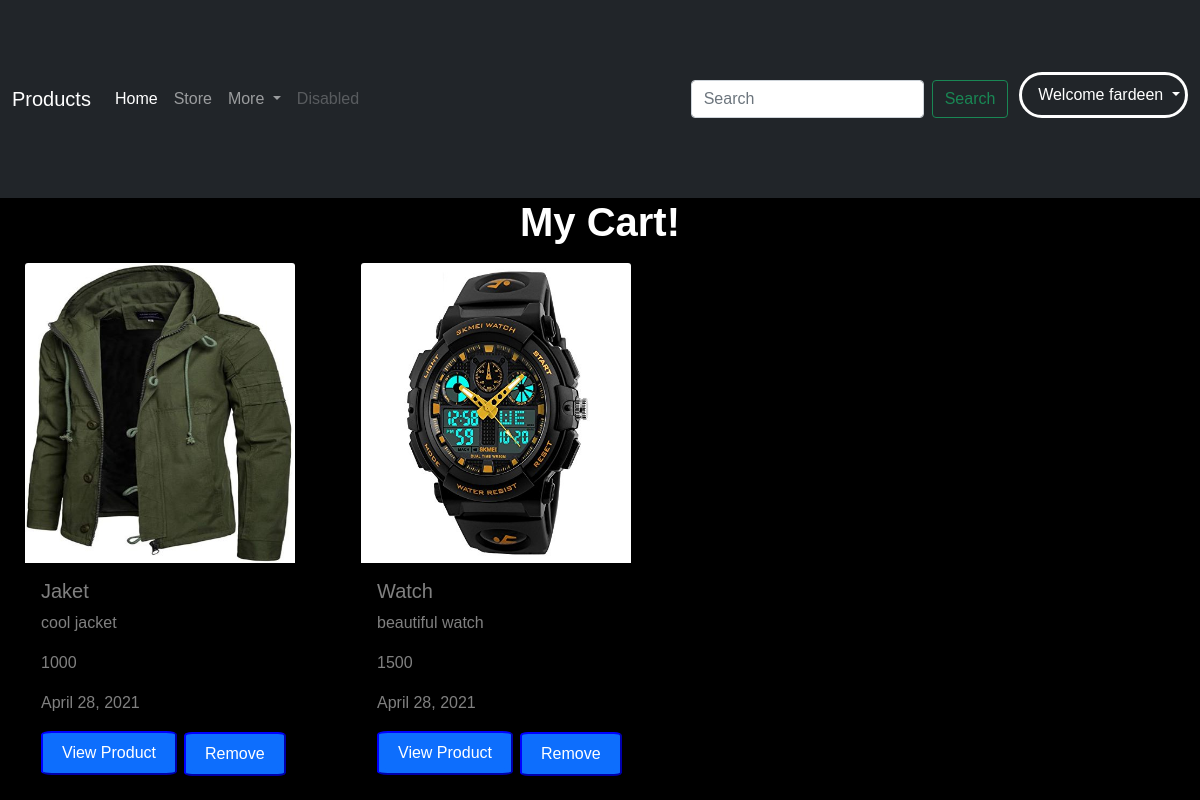
The page /shop/cart (signed in) on the database its author committed.
### shop/models.py (models this page shows)
class usercart(models.Model):
    username=models.CharField(max_length=255)
    pr_id=models.AutoField
    pr_name=models.CharField(max_length=250)
    pr_date=models.DateField()
    pr_desc=models.CharField(max_length=500)
    pr_price=models.IntegerField()
    pr_img=models.ImageField(upload_to="shop/image")
    Model=models.CharField(max_length=266)
    color=models.CharField(max_length=266,default='Black')

### shop/views.py (the view, shortened to what this page needs)
# urls.py: path('cart',views.cart,name='cart'),
def cart(request):
    cruser=User.objects.get(username=request.user)
    product=usercart.objects.filter(username=cruser)
    return render(request,'shop/cart.html',{'product':product})

### shop/templates/shop/cart.html (shortened to what this page needs)
<!doctype html>
<html lang="en">
  {% load static %}
    <link href="https://cdn.jsdelivr.net/npm/bootstrap@5.0.0-beta2/dist/css/bootstrap.min.css" rel="stylesheet">
    <link rel="stylesheet" href={% static 'css/index.css' %}>
  </head>
 <body style="background-color:black">
  {% load static %}
  <nav class="navbar navbar-expand-lg navbar-dark bg-dark">
        <div class="container-fluid">
          <a class="navbar-brand" href="#">Products</a>
          <div class="collapse navbar-collapse" id="navbarSupportedContent">
            <ul class="navbar-nav me-auto mb-2 mb-lg-0">
              <li class="nav-item">
                <a class="nav-link active" aria-current="page" href="/">Home</a>
              </li>
              <li class="nav-item">
                <a class="nav-link" href="#">Store</a>
              </li>
              <li class="nav-item dropdown">
                <a class="nav-link dropdown-toggle" href="#" id="navbarDropdown" role="button" data-bs-toggle="dropdown" aria-expanded="false">
                  More
                </a>
              </li>
              <li class="nav-item">
                <a class="nav-link disabled" href="#" tabindex="-1" aria-disabled="true">Disabled</a>
              </li>
            </ul>
            <form class="d-flex">
              <input class="form-control me-2" type="search" placeholder="Search" aria-label="Search">
              <button class="btn btn-outline-success" type="submit">Search</button>
            </form>
            {% if user.is_authenticated %}
            <li class="nav-item dropdown">
                <a style='color:white;margin-top:-18%;margin-left:6%;border:solid;border-radius:25px;' class="nav-link dropdown-toggle" href="#" id="navbarDropdown" role="button" data-bs-toggle="dropdown" aria-expanded="false">
                  Welcome {{request.user}}
                </a>
              </li>
            {% endif %}
          </div>
        </div>
    </nav>
<center><h1 style="color:white"><b>My Cart!</h1></b></center>
    <div class="row">
    {% for product in product %}
<div class="card my-2 mx-4" style="width: 18rem;background-color:black;">
  <img class="card-img-top"style='width:270px;height:300px;' src="/media/{{product.pr_img}}" alt="Card image cap">
  <div class="card-body">
    <h5 class="card-title">{{product.pr_name}}</h5>
    <p class="card-text">{{product.pr_desc}}</p>
    <p class="card-text">{{product.pr_price}}</p>
    <p class="card-text">{{product.pr_date}}</p>
    <button style='border-radius: 8%;
    border-color: blue;
    background: #0D6EFD;' data-Category='{{product.id}}'>
    <a href="{%url 'cartview' product.id %}" class="btn btn-primary">View Product</a></button>
  </div>
    <button style='border-radius: 8%;
    border-color: blue;
    margin-top: 164%;
    margin-left: 159px;
    position: absolute;
    background: #0D6EFD;' data-Category='{{product.id}}'>
    <a href="{%url 'delete' product.id %}" class="btn btn-primary">Remove</a></button>
</div>
  {% endfor %}
</div>
  </body>
</html>

### static/css/index.css (style rules this page uses)
.row .card { color: gray; }
* { box-sizing: border-box; }
html, body { height: 100%; }
body { display: grid; grid-template-rows: 1fr; font-family: "Raleway", sans-serif; background-color: #f9fffc; }

### rows shown on the page
usercart: pr_img (picture), pr_name "Jaket", pr_desc "cool jacket", pr_price "1000", pr_date "April 28, 2021"
usercart: pr_img (picture), pr_name "Watch", pr_desc "beautiful watch", pr_price "1500", pr_date "April 28, 2021"

### other values the page prints
{{ request.user }} "fardeen"
